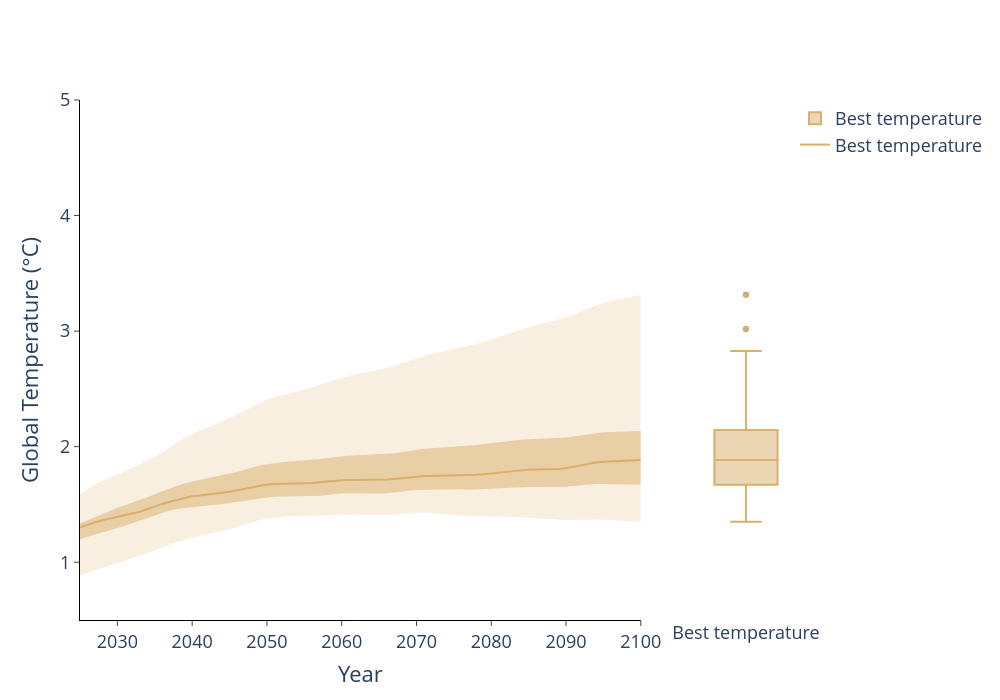
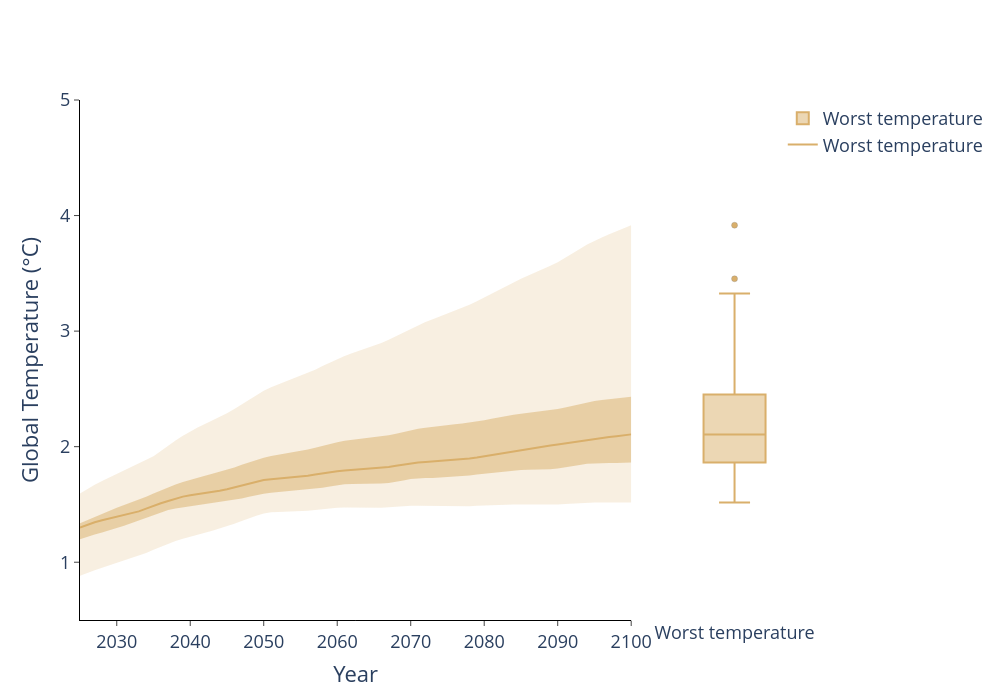
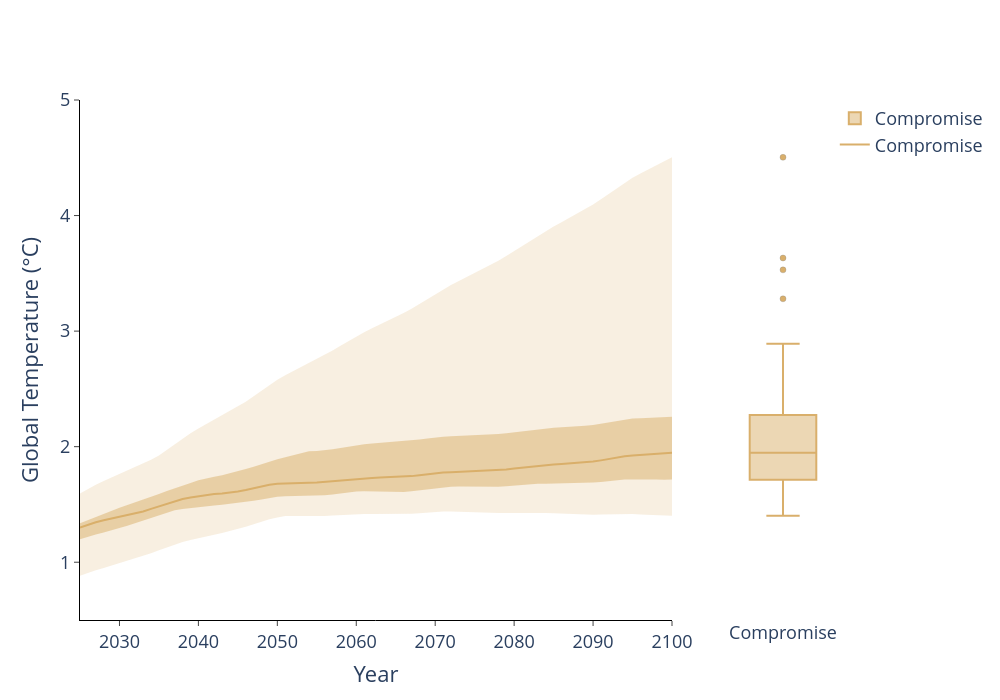

These figures' notebook cell, in order:
### Markdown cell above
### 5e: Global Temperature Visualization

### Code cell
# ── Section 5e: Global Temperature Visualization ─────────────────────────────
from justice.util.visualizer import plot_comparison_with_boxplots
from pathlib import Path
import numpy as np
import os
from justice.util.pareto_nash_simulate import get_array_path, load_nash_profile


# ── PATHS ─────────────────────────────────────────────────────────────────────
base_path         = "data/temporary/MOMA_DATA/200k"
processed_path    = f"{base_path}/PROCESSED_DATA"
model_output_path = f"{processed_path}/model_outputs"
plots_dir         = f"{base_path}/plots"
os.makedirs(plots_dir, exist_ok=True)

# ── HELPERS ───────────────────────────────────────────────────────────────────
DATASET_KEYS = [
    "constrained_emission_control_rate",
    "emissions",
    "economic_damage",
    "abatement_cost",
    "global_temperature",
    "net_economic_output",
    "gross_economic_output",
]

# Focal profiles — 9: best temp, 52: worst temp, 86: compromise
focal_indices = [9, 52, 86]

profile_data = {
    idx: load_nash_profile(model_output_path, idx, DATASET_KEYS)
    for idx in focal_indices
}

labels = {
    9:  "Best temperature",
    52: "Worst temperature",
    86: "Compromise",
}

# ── CONFIG ────────────────────────────────────────────────────────────────────
LINE_COLOR = "rgba(217, 175, 107, 1)"
FILL_COLOR = "rgba(217, 175, 107, 0.2)"

# ── PLOT — one figure per policy ──────────────────────────────────────────────
for policy_idx in focal_indices:
    fig = plot_comparison_with_boxplots(
        data_paths               = [get_array_path(model_output_path, policy_idx, "global_temperature")],
        labels                   = [labels[policy_idx]],
        start_year               = 2015,
        end_year                 = 2300,
        data_timestep            = 5,
        timestep                 = 1,
        visualization_start_year = 2025,
        visualization_end_year   = 2100,
        yaxis_range              = [0.5, 5],
        plot_title               = " ",
        xaxis_title              = "Year",
        yaxis_title              = "Global Temperature (°C)",
        template                 = "plotly_white",
        width                    = 1000,
        height                   = 700,
        output_path              = plots_dir,
        saving                   = False,
        show_red_dashed_line     = False,
        show_interquartile_range = True,
        linecolors               = [LINE_COLOR],
        colors                   = [FILL_COLOR],
        first_plot_proportion    = [0, 0.8],
        second_plot_proportion   = [0.90, 1],
        transpose_data           = True,
    )
    fig.show()
